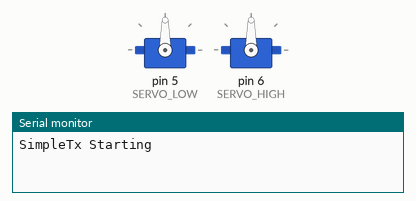
Simulated run of this sketch. Board: Arduino Uno, built with avr-gcc and run on an emulated ATmega328P. Parts: 2 × servo, the last lines printed to the serial monitor. No radio packets arrive unless stated.

Above: at 0.1 s.
At 0.9 s:
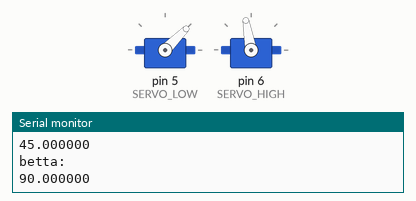
Timing chart, 0 to 2.4 s (numbered marks = the images above):
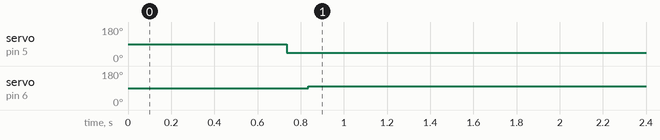

Measured:
- by itself, servo on pin 5 (SERVO_LOW): 90° → 45° at 0.74 s
- by itself, servo on pin 6 (SERVO_HIGH): 90° → 100° at 0.84 s

The sketch:

lazer.ino
```cpp
// SimpleTx - the master or the transmitter

#include <SPI.h>
#include <nRF24L01.h>
#include <Servo.h>
#include <RF24.h>
#include <stdio.h>
#include <math.h>
#include <avr/wdt.h>

#define SERVO_LOW 5
#define SERVO_HIGH 6

#define CE_PIN   9
#define CSN_PIN 10

#define D1_PIPE 0xF0F0F0F0BB
#define D2_PIPE 0xF0F0F0F0CC
#define SYNC_PIPE 0xF0F0F0F0AA

#define DEBUG 0

float d1 = 0;
float d2 = 0;

struct Point {
  float x = 0;
  float y = 0;
} p, pPrev;

struct Angles {
  int alpha = 0;
  int betta = 0;
} angles;

RF24 radio(CE_PIN, CSN_PIN); // Create a Radio

Servo servoLow;
Servo servoHigh;

char syncCmd[10] = "sync;\0";
char dCmd[10] = "distance;\0";

unsigned long currentMillis;
unsigned long prevMillis;
unsigned long txIntervalMillis = 700; // send once per second


char ack[13];

void setup() {
    wdt_enable(WDTO_4S);
    pinMode(DEBUG, INPUT);
    servoLow.attach(SERVO_LOW);
    servoHigh.attach(SERVO_HIGH);
    Serial.begin(9600);

    serialPrintLn("SimpleTx Starting");

    radio.begin();
    delay(100);
    radio.enableAckPayload();
    radio.enableDynamicPayloads();
    radio.setDataRate(RF24_2MBPS);
    radio.setRetries(15, 15);
}

void loop() {
    currentMillis = millis();
    if (currentMillis - prevMillis >= txIntervalMillis) {
      sync();
      delay(10);
      getD1(d1);
      delay(10);
      getD2(d2);
      delay(10);

      calcAngles(d1, d2, angles, p, pPrev);

      servoLow.write(90 - angles.alpha);
      delay(100);
      servoHigh.write(190 - angles.betta);

      serialPrintLn("alpha:");
      serialPrintLn(angles.alpha);
      serialPrintLn("betta:");
      serialPrintLn(angles.betta);
      prevMillis = millis();
    }
    wdt_reset();
}

void sync() {
    radio.openWritingPipe(SYNC_PIPE);
    if (radio.write( &syncCmd, sizeof(syncCmd) )) {
      serialPrintLn("Synced");
      }
     else {
      serialPrintLn("SYNC FAILED");
    }
}

void getD1(float &d1) {
  radio.openWritingPipe(D1_PIPE);
    if (radio.write( dCmd, sizeof(dCmd) )) {
      if (radio.isAckPayloadAvailable()) {
        while (!radio.available());
        radio.read(&ack, sizeof(ack));
        if (ack[0] == 'd') {
          float d = stof(ack);
          if (d >= 400) {
            serialPrintLn("d1_error:");
            serialPrintLn(d);
          } else {
            d /= 100.0;
            d1 = d;
          }
          serialPrintLn("d1:");
          serialPrintLn(d1);
        }
      }
    } else {
      Serial.println("D1 FAILED");
    }
}

void getD2(float &d2) {
    radio.openWritingPipe(D2_PIPE);
    if (radio.write( dCmd, sizeof(dCmd) )) {
      if (radio.isAckPayloadAvailable()) {
        while (!radio.available());
        radio.read(&ack, sizeof(ack));
        if (ack[0] == 'd') {
          float d = stof(ack);
          if (d >= 400) {
            serialPrintLn("d2_error:");
            serialPrintLn(d);
          } else {
            d /= 100.0;
            d2 = d;
          }
          serialPrintLn("d2:");
          serialPrintLn(d2);
        }
      }
    } else {
      serialPrintLn("D2 FAILED");
    }
}

float stof(const char* s){
  if (s[0] == 'd') {
    s += 2;
  }
  float rez = 0, fact = 1;
  if (*s == '-'){
    s++;
    fact = -1;
  };
  for (int point_seen = 0; *s; s++){
    if (*s == '.'){
      point_seen = 1;
      continue;
    };
    int d = *s - '0';
    if (d >= 0 && d <= 9){
      if (point_seen) fact /= 10.0f;
      rez = rez * 10.0f + (float)d;
    };
  };
  return rez * fact;
};

bool isDebug() {
  return digitalRead(DEBUG) == HIGH;
}

void serialPrintLn(String s) {
   if (Serial) {
    Serial.println(s);
  }
}

void serialPrintLn(float s) {
   if (Serial) {
    Serial.println(s, 6);
  }
}


void calcAngles(float d1, float d2, Angles &angles, Point &p, Point &pPrev) {
  p.x = (d1 * d1 - d2 * d2) / 2;
  p.y = sqrt(abs(d1 * d1 - (p.x + 0.5) * (p.x + 0.5)));

  if (abs(p.x - pPrev.x) >= 0.05 || abs(p.y - pPrev.y) >= 0.05) {
    float dx = p.x - pPrev.x;
    float dy = p.y - pPrev.y;

    float x = p.x + (dx * 0.20) / sqrt(dx * dx + dy * dy);
    float y;

    if (abs(x) > 0.5) {
      x = getSign(x) * 0.5;
      float dx1 = x - p.x;
      float dy1 = getSign(dy) * sqrt(0.04 - dx1 * dx1);
      y = p.y + dy1;
    } else {
      y = p.y + (dy * 0.20) / sqrt(dx * dx + dy * dy);
    }

    angles.alpha = round(atan(y) * 57.2958) + 10;
    angles.betta = round(atan(x / sqrt(1 + y * y)) * 57.2958) + 90;

    if (angles.alpha > 90) {
      angles.alpha = 90;
    } else if (angles.alpha < 0) {
      angles.alpha = 0;
    }
    if (angles.betta > 190) {
      angles.betta = 190;
    } else if (angles.betta < 0) {
      angles.betta = 0;
    }

    pPrev.x = p.x;
    pPrev.y = p.y;
  }
}

int getSign(float x) {
  if (x > 0.0000001) return 1;
  if (x < -0.0000001) return -1;
  return 0;
}
```
